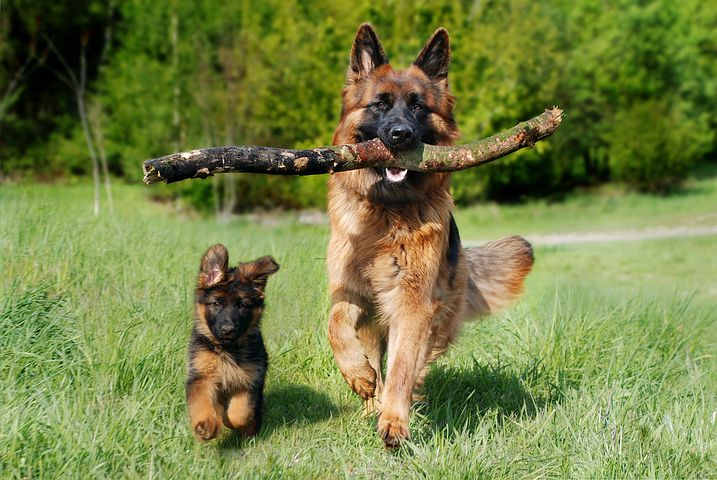
#> input picture gsd1.jpeg, 717 x 480 px, given in place of gsd1.jpg, which was not available
$ python basics.py
#> lines starting #> are read from the running program, lines starting #| are printed output that depends on the picture; after the words box and inside, x2 and y2 are one past the last pixel; in counts of white or black regions, pixels touching at a corner belong together; pictures that were not available may be replaced by others from this repository, and a replacement may not be noted
import cv2 as cv
import numpy as np

img = cv.imread('gsd1.jpg')
#> img is the input picture: shape (480, 717, 3); mean B, G, R 68.8, 129.1, 117.5
cv.imshow('doggy',img)

gray = cv.cvtColor(img, cv.COLOR_BGR2GRAY)
# cv.imshow('doggy',gray)

average = cv.blur(img, (7,7))
# cv.imshow('avergae blur', average)

blur = cv.GaussianBlur(img, (7,7), cv.BORDER_DEFAULT)#more natural
# cv.imshow('blur', blur)

median = cv.medianBlur(img, 1)
# cv.imshow ('median', median)

natural = cv.bilateralFilter(img, 7, 15, 15)
# cv.imshow('natural', natural)

canny = cv.Canny(gray, 100, 100)
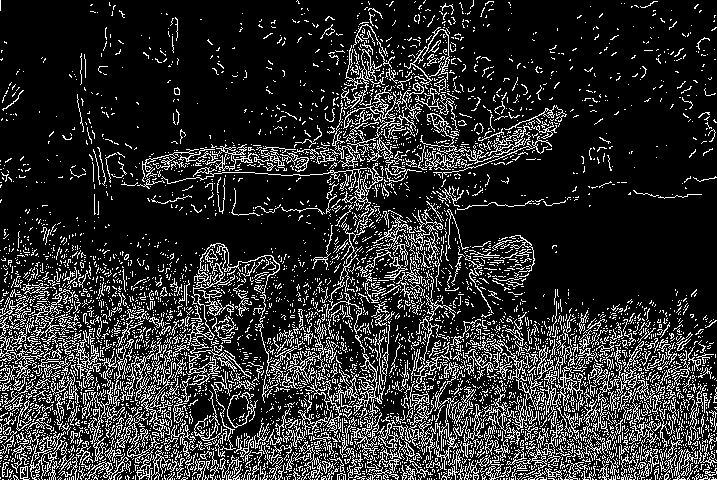
#> canny: shape (480, 717); 17.6% white in thin lines or dots
cv.imshow('canny',canny)

lap = cv.Laplacian(gray, cv.CV_64F)
lap = np.uint8(np.absolute(lap))#pixel vals are converted to their absolute vals
cv.imshow('lap',lap)

sobelx = cv.Sobel(gray, cv.CV_64F, 1, 0)
sobely = cv.Sobel(gray, cv.CV_64F, 0, 1)
# cv.imshow('x',sobelx)
# cv.imshow('y',sobely)
combined = cv.bitwise_or(sobelx,sobely)
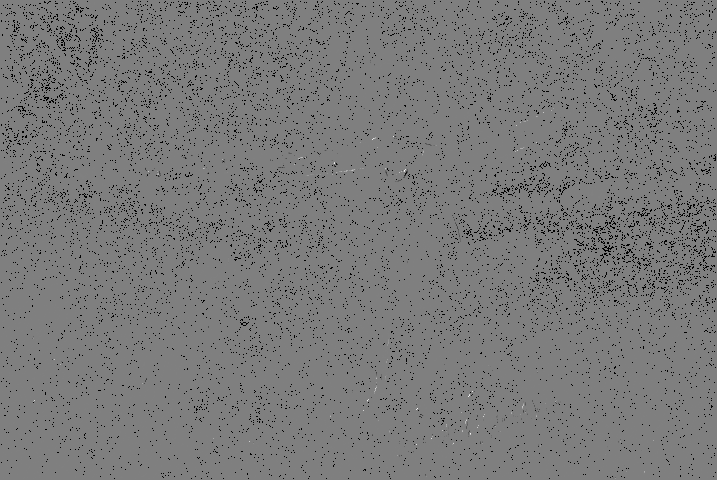
#> combined: shape (480, 717) float64; 4.11% of the values are NaN or infinite; the others: min -130944, max 130816, mean -100.7; drawn with min black, max white, NaN and infinite black
cv.imshow('comb',combined)
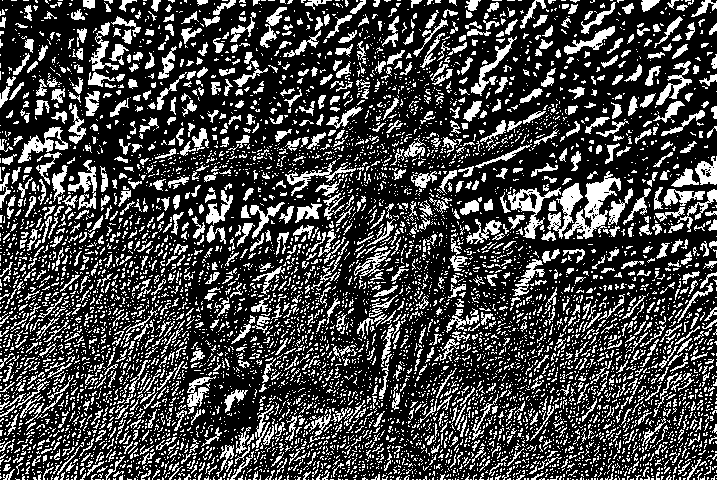
#> window 'comb': shape (480, 717); 26.9% white in thin lines or dots

dilated = cv.dilate(canny, (10,10), iterations=3)
#> dilated: shape (480, 717); 41.1% white; 815 white regions (576 under 20 px), largest, box (x1, y1, x2, y2) and area: (0, 1, 717, 480) 125321, (231, 188, 325, 224) 524, (633, 190, 702, 202) 288
# cv.imshow('dilate',dilated)

eroded = cv.erode(dilated, (3,3), iterations=1)
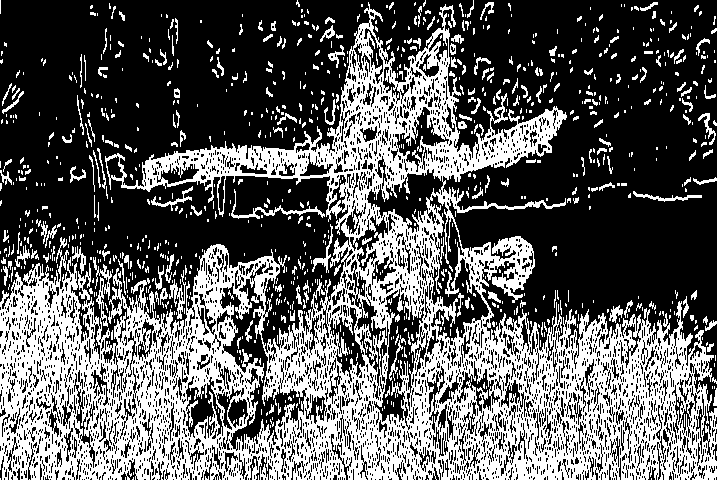
#> eroded: shape (480, 717); 36.6% white; 963 white regions (759 under 20 px), largest, box (x1, y1, x2, y2) and area: (0, 2, 717, 480) 111258, (231, 189, 325, 219) 386, (169, 270, 186, 319) 269
# cv.imshow('eroded', eroded)

resize = cv.resize (img, (480, 360), interpolation=cv.INTER_NEAREST)
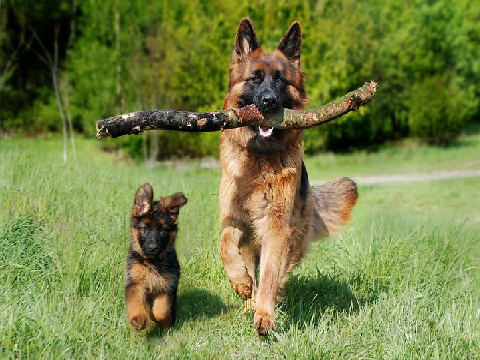
#> resize: shape (360, 480, 3); mean B, G, R 68.8, 129, 117.5
# cv.imshow('rezised', resize)

crop = img[50:200,200:400]
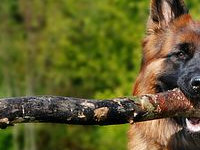
#> crop: shape (150, 200, 3); mean B, G, R 43.4, 95.2, 98.4
# cv.imshow('cropped',crop)

rotate = cv.rotate(img, 2, 1)
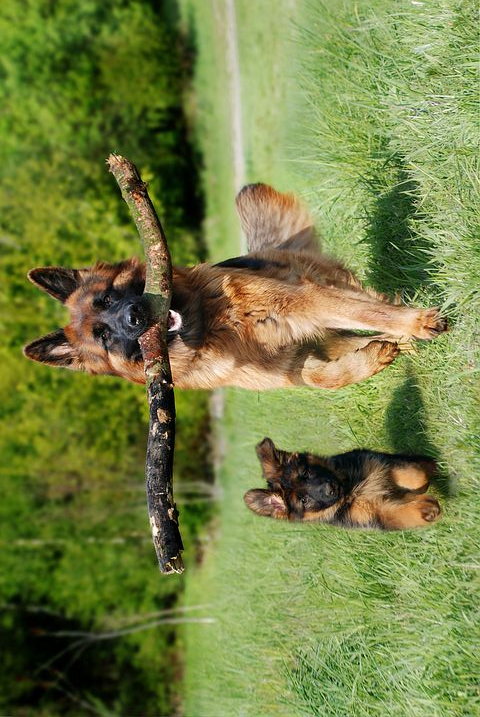
#> rotate: shape (717, 480, 3); mean B, G, R 68.8, 129.1, 117.5
# cv.imshow('rotate',rotate)

cv.waitKey(0)
cv.destroyAllWindows()

$ run again, with baldski.jpeg copied over gsd1.jpeg
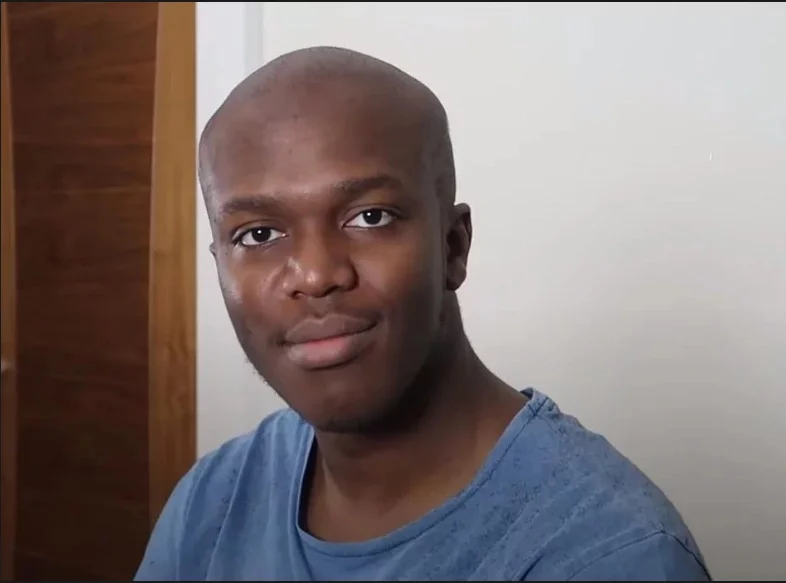
#> input picture baldski.jpeg, 786 x 583 px, given in place of gsd1.jpg, which was not available
#> img is the input picture: shape (583, 786, 3); mean B, G, R 115.7, 116.8, 128.9
#> `canny = cv.Canny(gray, 100, 100)`:
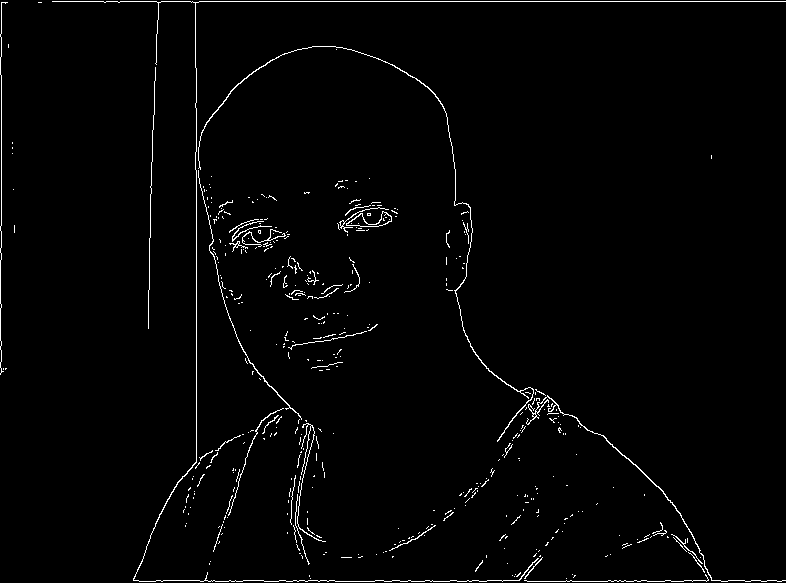
#> canny: shape (583, 786); 1.7% white in thin lines or dots
#> dilated: shape (583, 786); 4.3% white; 182 white regions (126 under 20 px), largest, box (x1, y1, x2, y2) and area: (52, 1, 786, 583) 10842, (229, 218, 290, 257) 1047, (337, 199, 392, 239) 973
#> eroded: shape (583, 786); 3.4% white; 200 white regions (147 under 20 px), largest, box (x1, y1, x2, y2) and area: (52, 2, 786, 583) 8363, (229, 219, 290, 257) 901, (337, 200, 392, 239) 842
#> `rotate = cv.rotate(img, 2, 1)`:
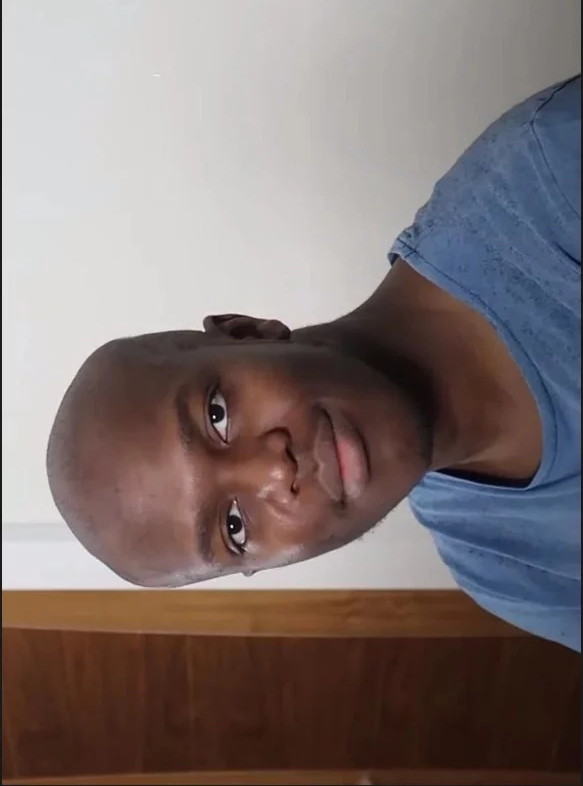
#> rotate: shape (786, 583, 3); mean B, G, R 115.7, 116.8, 128.9
